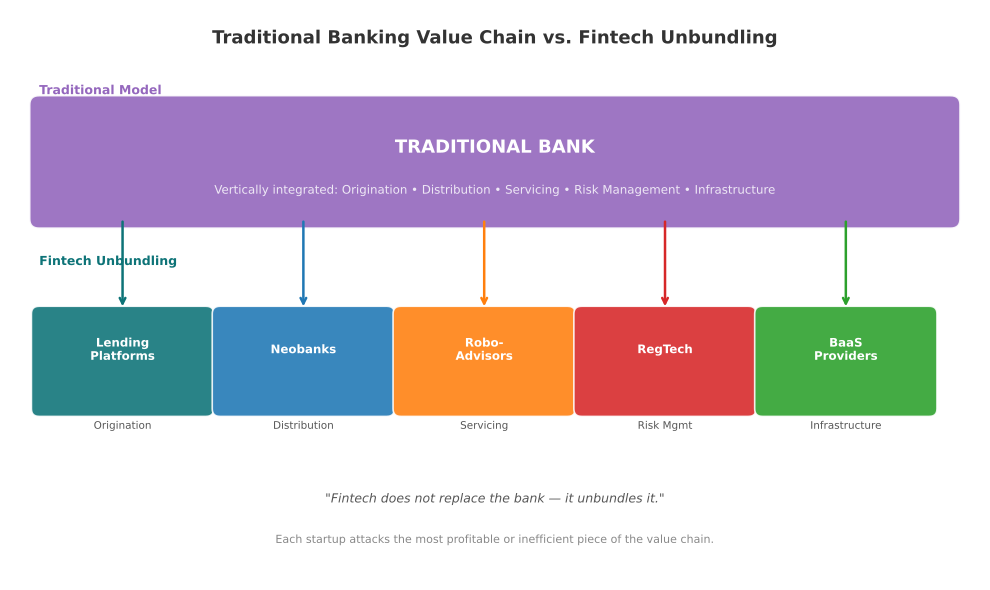

The Python source for this figure:
"""
Figure 02: Banking Value Chain Disruption
Top: one large box 'Traditional Bank' spanning 5 functions.
Bottom: 5 smaller fintech disruptor boxes with downward arrows.
"""

import sys
import os
sys.path.insert(0, os.path.join(os.path.dirname(__file__), '..', '..', '..', '_shared'))

import matplotlib
matplotlib.use('Agg')
import matplotlib.pyplot as plt
import matplotlib.patches as mpatches
from matplotlib.patches import FancyBboxPatch, FancyArrowPatch

try:
    from chart_styles import V4_COLORS, save_chart
except ImportError:
    V4_COLORS = {
        'MLPURPLE': '#9467BD', 'MLBLUE': '#1F77B4', 'MLRED': '#D62728',
        'MLORANGE': '#FF7F0E', 'MLGREEN': '#2CA02C', 'MLGRAY': '#7F7F7F',
        'MLTEAL': '#0D7377', 'MLCYAN': '#14BDEB', 'MLYELLOW': '#BCBD22',
        'MLPINK': '#E377C2', 'MLBROWN': '#8C564B',
    }
    def save_chart(fig, filename='chart.pdf', dpi=300):
        fig.tight_layout()
        fig.savefig(filename, format='pdf', bbox_inches='tight', dpi=dpi, facecolor='white')
        plt.close(fig)
        print(f'Saved: {filename}')

CHART_METADATA = {
    'title': 'Banking Value Chain Disruption',
    'type': 'flowchart',
    'section': 'WHAT',
    'lecture_number': 1,
}

fig, ax = plt.subplots(figsize=(10, 6))
ax.set_xlim(0, 10)
ax.set_ylim(0, 6)
ax.axis('off')

# Title
ax.text(5, 5.7, 'Traditional Banking Value Chain vs. Fintech Unbundling',
        fontsize=13, fontweight='bold', ha='center', va='center', color='#333333')

# --- Top row: Traditional Bank (one large purple box) ---
bank_box = FancyBboxPatch((0.3, 3.8), 9.4, 1.2,
                           boxstyle='round,pad=0.1',
                           facecolor=V4_COLORS['MLPURPLE'], edgecolor='white',
                           linewidth=1.5, alpha=0.90, zorder=3)
ax.add_patch(bank_box)
ax.text(5.0, 4.55, 'TRADITIONAL BANK', fontsize=13, fontweight='bold',
        ha='center', va='center', color='white', zorder=4)
ax.text(5.0, 4.10, 'Vertically integrated: Origination \u2022 Distribution \u2022 Servicing \u2022 Risk Management \u2022 Infrastructure',
        fontsize=8.5, ha='center', va='center', color='#EEE8F5', zorder=4)

# Label above top box
ax.text(0.3, 5.15, 'Traditional Model', fontsize=9, color=V4_COLORS['MLPURPLE'],
        fontweight='bold', va='center')

# --- Bottom row label ---
ax.text(0.3, 3.35, 'Fintech Unbundling', fontsize=9, color=V4_COLORS['MLTEAL'],
        fontweight='bold', va='center')

# Five fintech disruptor boxes
segments = [
    ('Origination', 'Lending\nPlatforms', V4_COLORS['MLTEAL']),
    ('Distribution', 'Neobanks', V4_COLORS['MLBLUE']),
    ('Servicing', 'Robo-\nAdvisors', V4_COLORS['MLORANGE']),
    ('Risk Mgmt', 'RegTech', V4_COLORS['MLRED']),
    ('Infrastructure', 'BaaS\nProviders', V4_COLORS['MLGREEN']),
]

box_width = 1.72
box_gap = 0.145
box_start_x = 0.3

for i, (layer, disruptor, color) in enumerate(segments):
    x0 = box_start_x + i * (box_width + box_gap)
    # Downward arrow from traditional bank
    ax.annotate('', xy=(x0 + box_width / 2, 2.85), xytext=(x0 + box_width / 2, 3.8),
                arrowprops=dict(arrowstyle='->', color=color, lw=1.8))
    # Disruptor box
    fin_box = FancyBboxPatch((x0, 1.8), box_width, 1.0,
                              boxstyle='round,pad=0.08',
                              facecolor=color, edgecolor='white',
                              linewidth=1.2, alpha=0.88, zorder=3)
    ax.add_patch(fin_box)
    ax.text(x0 + box_width / 2, 2.42, disruptor, fontsize=8.5, fontweight='bold',
            ha='center', va='center', color='white', zorder=4)
    # Layer label below box
    ax.text(x0 + box_width / 2, 1.62, layer, fontsize=7.5,
            ha='center', va='center', color='#555555')

# Bottom caption
ax.text(5.0, 0.85, '"Fintech does not replace the bank \u2014 it unbundles it."',
        fontsize=9, ha='center', va='center', color='#555555', style='italic')
ax.text(5.0, 0.42, 'Each startup attacks the most profitable or inefficient piece of the value chain.',
        fontsize=8, ha='center', va='center', color='#888888')

output_path = os.path.join(os.path.dirname(__file__), 'chart.pdf')
save_chart(fig, output_path)
